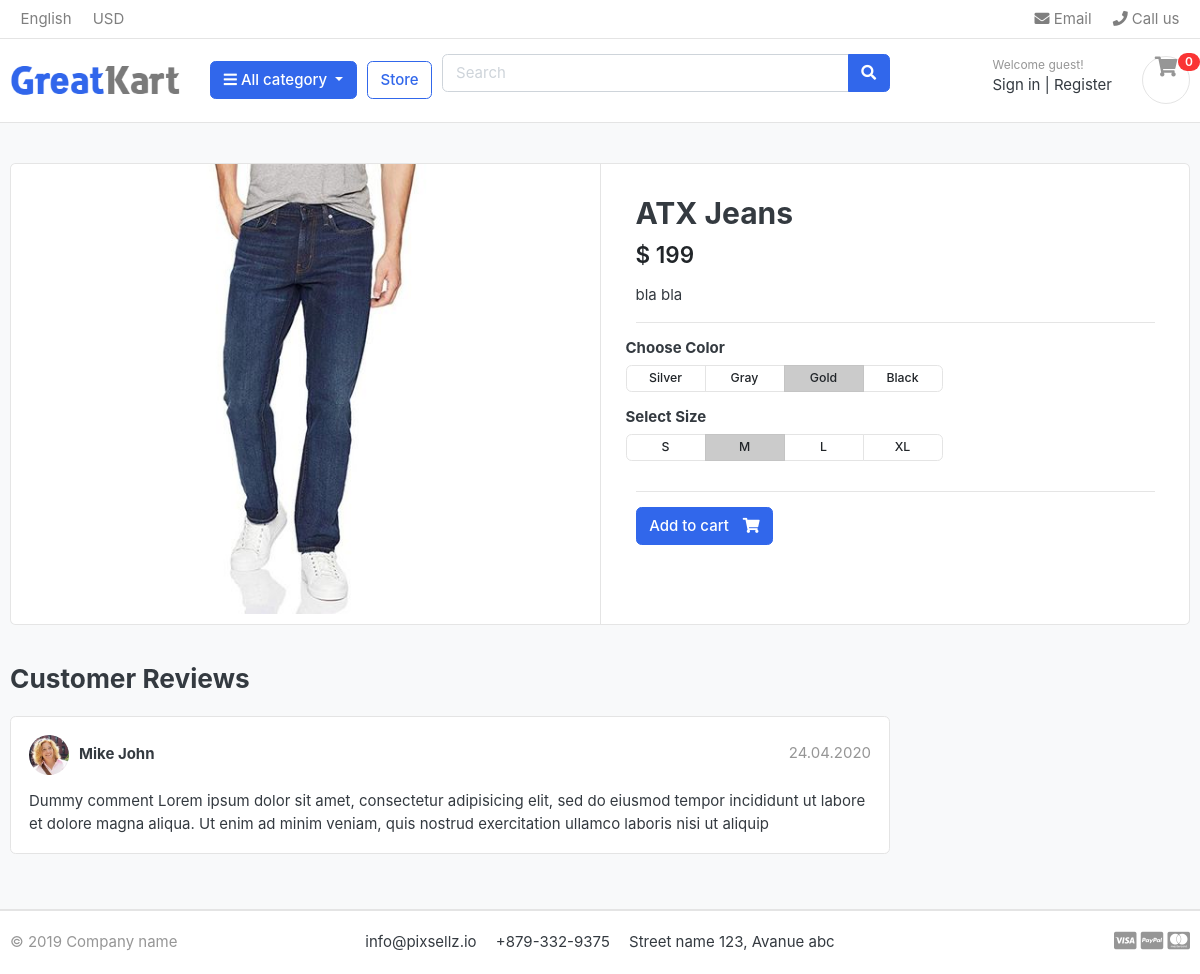
The app's page /store/jeans/atx-jeans, older data.
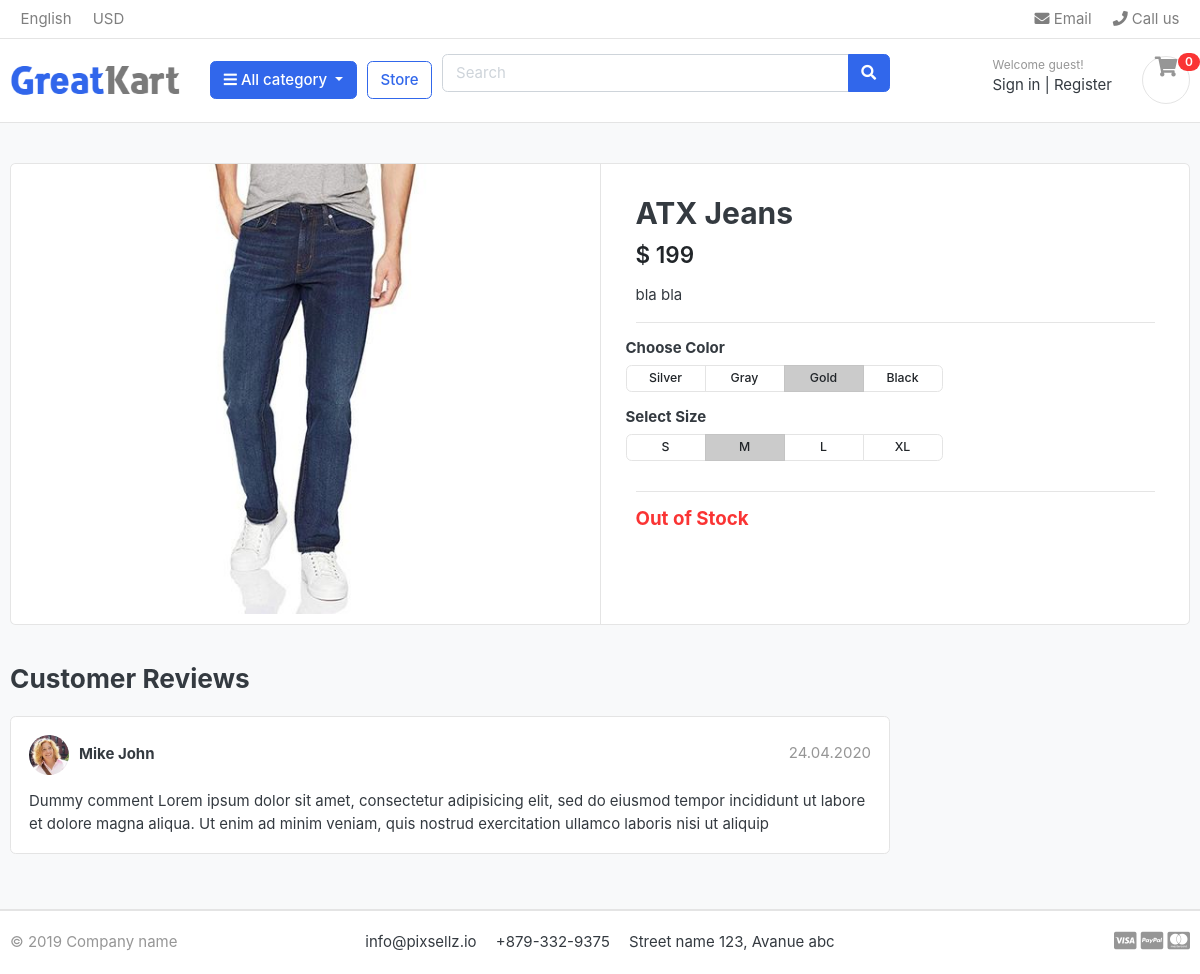
The same page, newer data.
### store/views.py (the view)
def product_detail(request, category_slug, product_slug):
    try:
        single_product = Product.objects.get(slug=product_slug)
    except Exception as e:
        raise e
    context = {'single_product': single_product}
    return render(request, 'store/product_detail.html', context)

### category/context_processors.py (called while the page is built)
def menu_links(request):
    links = Category.objects.all()
    return dict(links=links)

### category/models.py (called while the page is built)
    def get_url(self):
        return reverse('products_by_category', args=[self.slug])

### templates/store/product_detail.html
{% extends 'base.html'%} {% load static %} {% block content%}
<section class="section-content padding-y bg">
  <div class="container">
    <div class="card">
      <div class="row no-gutters">
        <aside class="col-md-6">
          <article class="gallery-wrap">
            <div class="img-big-wrap">
              <a href="#"><img src="{{single_product.images.url}}" /></a>
            </div>
          </article>
        </aside>
        <main class="col-md-6 border-left">
          <article class="content-body">
            <h2 class="title">{{single_product.product_name}}</h2>
            <div class="mb-3">
              <var class="price h4">$ {{single_product.price}}</var>
            </div>
            <p>{{single_product.description}}</p>
            <hr />
            <div class="row">
              <div class="item-option-select">
                <h6>Choose Color</h6>
                <div
                  class="btn-group btn-group-sm btn-group-toggle"
                  data-toggle="buttons"
                >
                  <label class="btn btn-light">
                    <input type="radio" name="radio_color" /> Silver
                  </label>
                  <label class="btn btn-light">
                    <input type="radio" name="radio_color" /> Gray
                  </label>
                  <label class="btn btn-light active">
                    <input type="radio" name="radio_color checked" /> Gold
                  </label>
                  <label class="btn btn-light">
                    <input type="radio" name="radio_color" /> Black
                  </label>
                </div>
              </div>
            </div>
            <div class="row">
              <div class="item-option-select">
                <h6>Select Size</h6>
                <div
                  class="btn-group btn-group-sm btn-group-toggle"
                  data-toggle="buttons"
                >
                  <label class="btn btn-light">
                    <input type="radio" name="radio_color" /> S
                  </label>
                  <label class="btn btn-light active">
                    <input type="radio" name="radio_color" checked /> M
                  </label>
                  <label class="btn btn-light">
                    <input type="radio" name="radio_color" /> L
                  </label>
                  <label class="btn btn-light">
                    <input type="radio" name="radio_color" /> XL
                  </label>
                </div>
              </div>
            </div>
            <hr />
            {% if single_product.stock <= 0 %}
            <h5 class="text-danger">Out of Stock</h5>
            {% else %}
            <a href="{% url 'add_cart' single_product.id %}" class="btn btn-primary">
              <span class="text">Add to cart</span>
              <i class="fas fa-shopping-cart"></i>
            </a>
            {% endif %}
          </article>
        </main>
      </div>
    </div>
    <br />
    <div class="row">
      <div class="col-md-9">
        <header class="section-heading">
          <h3>Customer Reviews</h3>
        </header>
        <article class="box mb-3">
          <div class="icontext w-100">
            <img
              src="{% static './images/avatars/avatar1.jpg' %}"
              class="img-xs icon rounded-circle"
            />
            <div class="text">
              <span class="date text-muted float-md-right">24.04.2020 </span>
              <h6 class="mb-1">Mike John</h6>
            </div>
          </div>
          <div class="mt-3">
            <p>
              Dummy comment Lorem ipsum dolor sit amet, consectetur adipisicing
              elit, sed do eiusmod tempor incididunt ut labore et dolore magna
              aliqua. Ut enim ad minim veniam, quis nostrud exercitation ullamco
              laboris nisi ut aliquip
            </p>
          </div>
        </article>
      </div>
    </div>
  </div>
</section>
{% endblock %}

Row changes from the older to the newer data that the page shows:
changed Product "ATX Jeans": stock 100 → 0 (drawn)
Text that changed along with them:
text no longer shown: "Add to cart"
text now shown: "Out of Stock"
